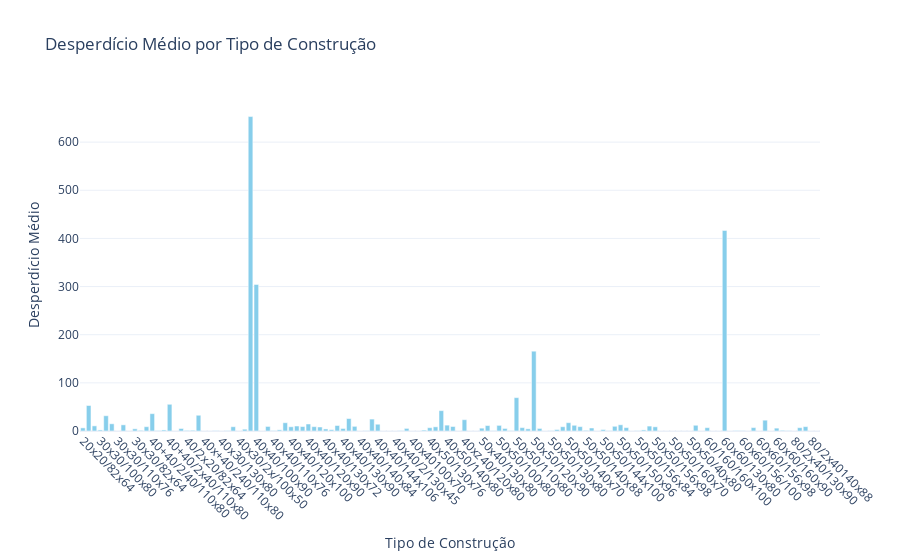

Notebook code cell kept with this figure:
### Markdown cell above
## Desperdício Médio por Tipo de Construção

### Code cell
import plotly.graph_objects as go

# Calcular desperdício médio por tipo de construção
desperdicio_por_construcao = df.groupby('Construction')['Rej_and_cut_Piece'].mean()

# Criar o gráfico de barras com Plotly
fig = go.Figure()

# Adicionar dados ao gráfico
fig.add_trace(go.Bar(
    x=desperdicio_por_construcao.index,
    y=desperdicio_por_construcao.values,
    marker_color='skyblue'
))

# Personalizar layout
fig.update_layout(
    title='Desperdício Médio por Tipo de Construção',
    xaxis_title='Tipo de Construção',
    yaxis_title='Desperdício Médio',
    xaxis=dict(tickangle=45),  # Rotacionar os rótulos do eixo X
    template='plotly_white'
)

# Exibir o gráfico
fig.show()
